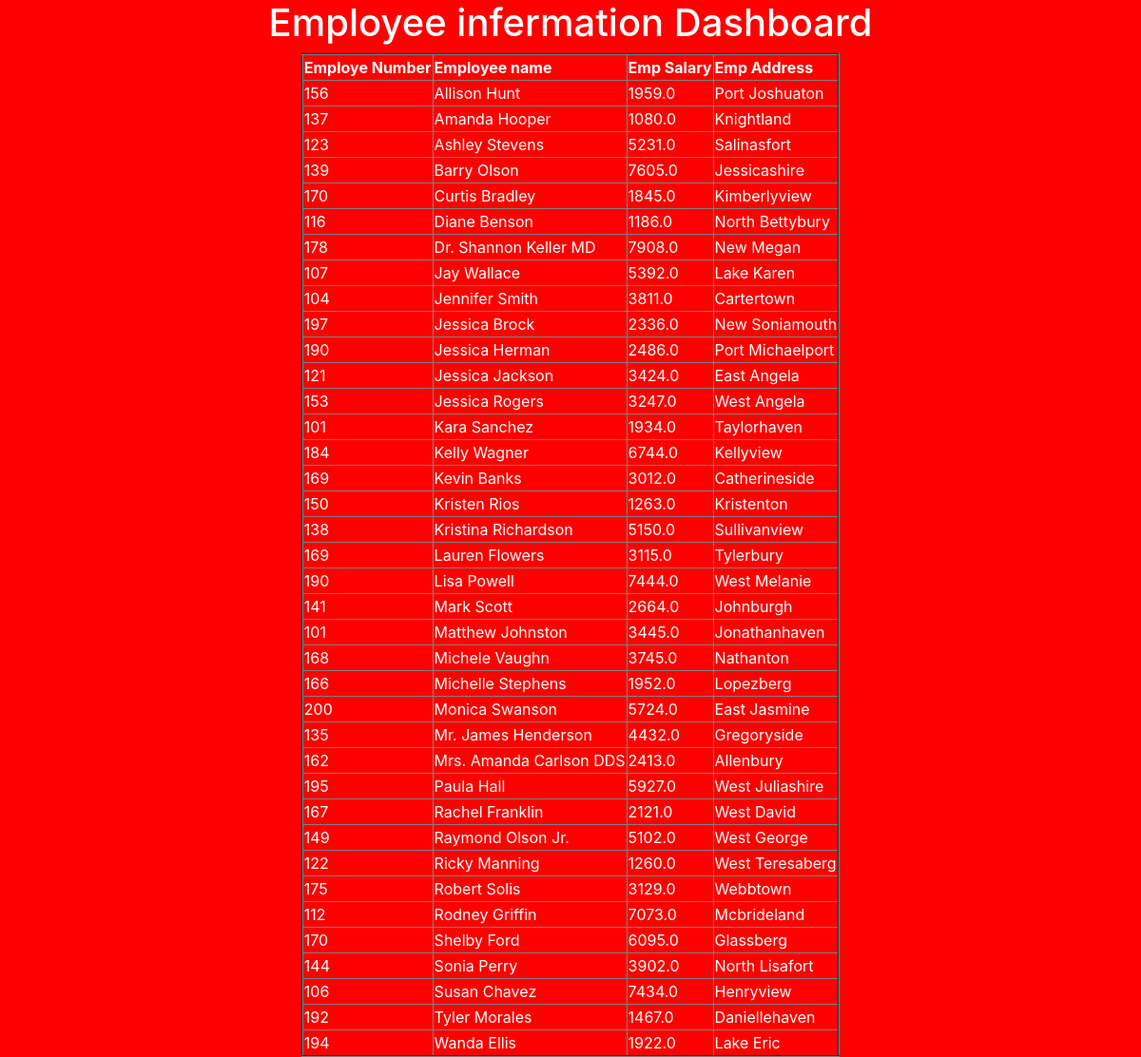
The page / on the database its author committed.
### testapp/models.py (models this page shows)
class Employee(models.Model):
    eno=models.IntegerField()
    ename=models.CharField(max_length=100)
    esal=models.FloatField()
    eadd=models.CharField(max_length=250)

### testapp/views.py (the view)
# urls.py: path('',views.retrive_view),
def retrive_view(request):
    emp_list=Employee.objects.all().order_by('ename')
    print(emp_list)
    print(type(emp_list))
    return render(request,'testapp/index.html',{"emp_list":emp_list})

### templates/testapp/index.html
<!DOCTYPE html>
{% extends "testapp/base.html" %}
{% block body_block %}
  <h1>Employee infermation Dashboard</h1>
  <table border="2">
    <thead>
        <th>Employe Number</th>
        <th>Employee name</th>
        <th>Emp Salary</th>
        <th>Emp Address </th>
    </thead>
    {%for emp in emp_list%}
    <tr>
        <td>{{emp.eno}}</td>
        <td>{{emp.ename}}</td>
        <td>{{emp.esal}}</td>
        <td>{{emp.eadd}}</td>
    </tr>
    {%endfor%}
  </table>
{% endblock  %}

### templates/testapp/base.html (shortened to what this page needs)
<!DOCTYPE html>
<html lang="en">
<head>
    <link rel="stylesheet" href="https://cdn.jsdelivr.net/npm/bootstrap@4.6.2/dist/css/bootstrap.min.css"
>
</head>
<body>
    <div class="container" align="center">
        {% block body_block %}
        {% endblock  %}
    </div>
</body>
</html>

### templates/testapp/base.html (style rules this page uses)
body { background-color: red; color: white; }

### rows shown on the page
Employee: eno "156", ename "Allison Hunt", esal "1959.0", eadd "Port Joshuaton"
Employee: eno "137", ename "Amanda Hooper", esal "1080.0", eadd "Knightland"
Employee: eno "123", ename "Ashley Stevens", esal "5231.0", eadd "Salinasfort"
Employee: eno "139", ename "Barry Olson", esal "7605.0", eadd "Jessicashire"
Employee: eno "170", ename "Curtis Bradley", esal "1845.0", eadd "Kimberlyview"
Employee: eno "116", ename "Diane Benson", esal "1186.0", eadd "North Bettybury"
Employee: eno "178", ename "Dr. Shannon Keller MD", esal "7908.0", eadd "New Megan"
Employee: eno "107", ename "Jay Wallace", esal "5392.0", eadd "Lake Karen"
Employee: eno "104", ename "Jennifer Smith", esal "3811.0", eadd "Cartertown"
Employee: eno "197", ename "Jessica Brock", esal "2336.0", eadd "New Soniamouth"
Employee: eno "190", ename "Jessica Herman", esal "2486.0", eadd "Port Michaelport"
Employee: eno "121", ename "Jessica Jackson", esal "3424.0", eadd "East Angela"
Employee: eno "153", ename "Jessica Rogers", esal "3247.0", eadd "West Angela"
Employee: eno "101", ename "Kara Sanchez", esal "1934.0", eadd "Taylorhaven"
Employee: eno "184", ename "Kelly Wagner", esal "6744.0", eadd "Kellyview"
Employee: eno "169", ename "Kevin Banks", esal "3012.0", eadd "Catherineside"
Employee: eno "150", ename "Kristen Rios", esal "1263.0", eadd "Kristenton"
Employee: eno "138", ename "Kristina Richardson", esal "5150.0", eadd "Sullivanview"
Employee: eno "169", ename "Lauren Flowers", esal "3115.0", eadd "Tylerbury"
Employee: eno "190", ename "Lisa Powell", esal "7444.0", eadd "West Melanie"
Employee: eno "141", ename "Mark Scott", esal "2664.0", eadd "Johnburgh"
Employee: eno "101", ename "Matthew Johnston", esal "3445.0", eadd "Jonathanhaven"
Employee: eno "168", ename "Michele Vaughn", esal "3745.0", eadd "Nathanton"
Employee: eno "166", ename "Michelle Stephens", esal "1952.0", eadd "Lopezberg"
Employee: eno "200", ename "Monica Swanson", esal "5724.0", eadd "East Jasmine"
Employee: eno "135", ename "Mr. James Henderson", esal "4432.0", eadd "Gregoryside"
Employee: eno "162", ename "Mrs. Amanda Carlson DDS", esal "2413.0", eadd "Allenbury"
Employee: eno "195", ename "Paula Hall", esal "5927.0", eadd "West Juliashire"
Employee: eno "167", ename "Rachel Franklin", esal "2121.0", eadd "West David"
Employee: eno "149", ename "Raymond Olson Jr.", esal "5102.0", eadd "West George"
Employee: eno "122", ename "Ricky Manning", esal "1260.0", eadd "West Teresaberg"
Employee: eno "175", ename "Robert Solis", esal "3129.0", eadd "Webbtown"
Employee: eno "112", ename "Rodney Griffin", esal "7073.0", eadd "Mcbrideland"
Employee: eno "170", ename "Shelby Ford", esal "6095.0", eadd "Glassberg"
Employee: eno "144", ename "Sonia Perry", esal "3902.0", eadd "North Lisafort"
Employee: eno "106", ename "Susan Chavez", esal "7434.0", eadd "Henryview"
Employee: eno "192", ename "Tyler Morales", esal "1467.0", eadd "Daniellehaven"
Employee: eno "194", ename "Wanda Ellis", esal "1922.0", eadd "Lake Eric"
